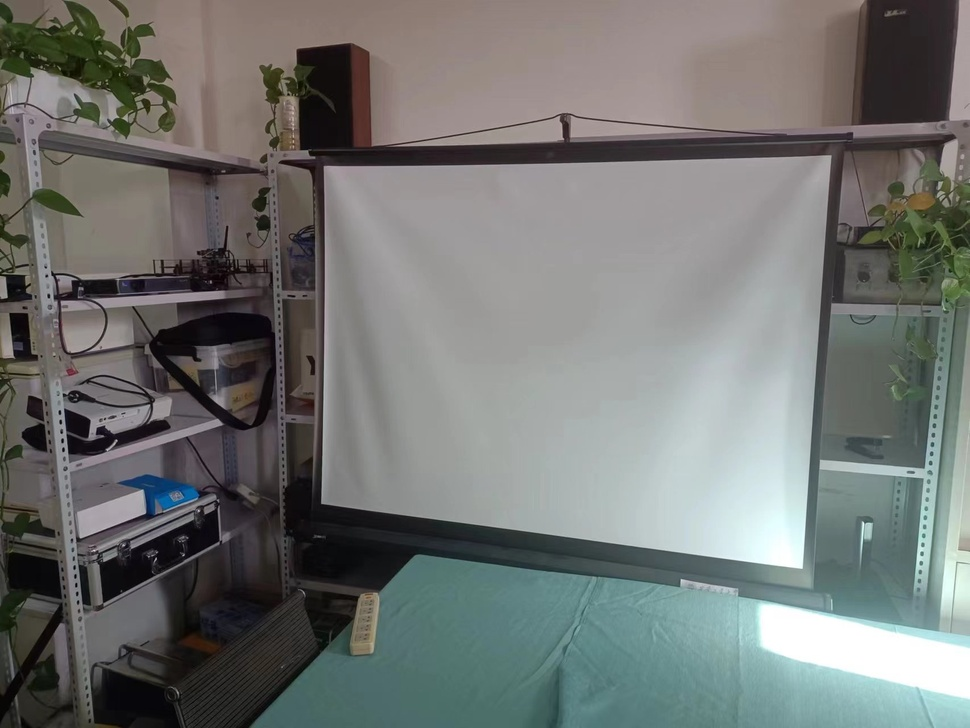
#> input picture 2.jpg, 970 x 728 px, shrunk from 1706 x 1280 before the run
$ python croping4.py
#> lines starting #> are read from the running program, lines starting #| are printed output that depends on the picture; after the words box and inside, x2 and y2 are one past the last pixel; in counts of white or black regions, pixels touching at a corner belong together
import cv2
import numpy as np
from sklearn.cluster import KMeans

def dfs(image, visited, center, target_label, connected_pixels):
    stack = [(center[1], center[0])]

    while stack:
        row, col = stack.pop()

        if row < 0 or row >= image.shape[0] or col < 0 or col >= image.shape[1] or visited[row, col] or image[row, col] != target_label:
            continue

        visited[row, col] = True
        connected_pixels.append((col, row))

        # 添加相邻像素到堆栈
        stack.extend([(row - 1, col), (row + 1, col), (row, col - 1), (row, col + 1)])

# 读取图像
image = cv2.imread('2.jpg')
#> image is the input picture: shape (728, 970, 3); mean B, G, R 115, 117.4, 114.5

# 将图像转换为RGB格式
image_rgb = cv2.cvtColor(image, cv2.COLOR_BGR2RGB)

# 将图像转换为一维数组，使用颜色值标准化到 [0, 1] 范围
pixels = image_rgb.reshape((-1, 3)).astype(np.float32) / 255.0

# 使用K均值聚类将像素分为5类
kmeans = KMeans(n_clusters=5)
kmeans.fit(pixels)

# 获取聚类的标签
labels = kmeans.labels_

# 将标签数组的形状调整为图像数组的形状
labels_reshaped = labels.reshape(image_rgb.shape[:2])

# 打印图像中心坐标和所属类别
image_center = (image_rgb.shape[1] // 2, image_rgb.shape[0] // 2)
#> image_center = (485, 364)
center_label = labels_reshaped[image_center[1], image_center[0]]
#> center_label = 0

print("Center Coordinates:", image_center)
#| Center Coordinates: (485, 364)
print("Class Label at Center:", center_label)
#| Class Label at Center: 0

# 找到中心坐标附近同一类像素构成的封闭区间
visited_pixels = np.zeros_like(labels_reshaped, dtype=bool)
connected_pixels = []
dfs(labels_reshaped, visited_pixels, image_center, center_label, connected_pixels)
#> after the loop in dfs, `while stack:`:
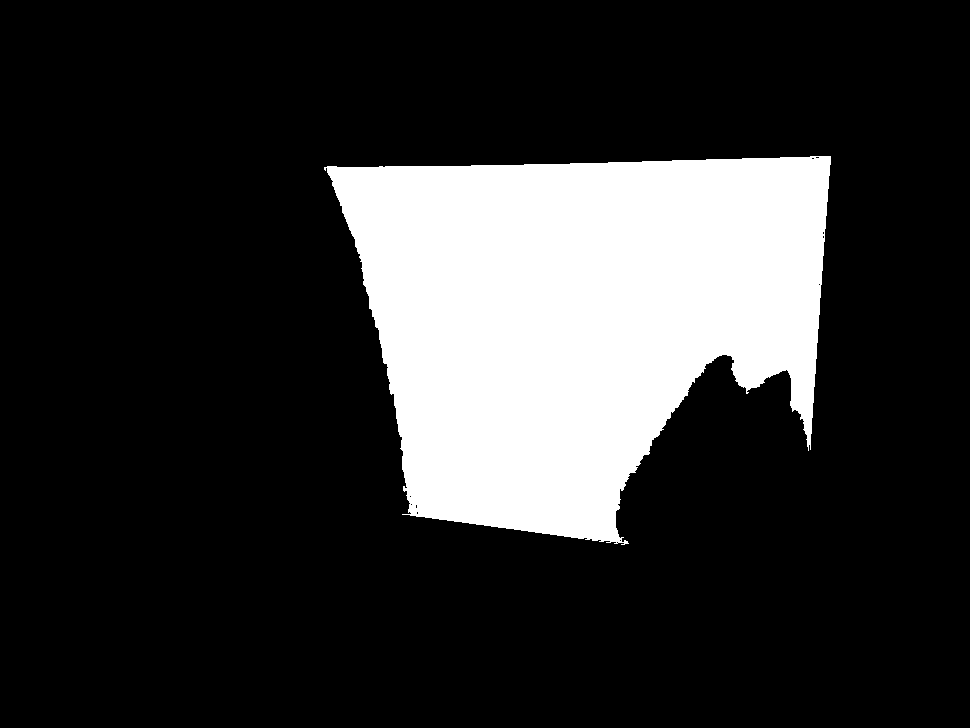
#> visited: shape (728, 970) bool; 19.5% white; 1 white region, box (x1, y1, x2, y2) and area: (324, 156, 831, 545) 137926
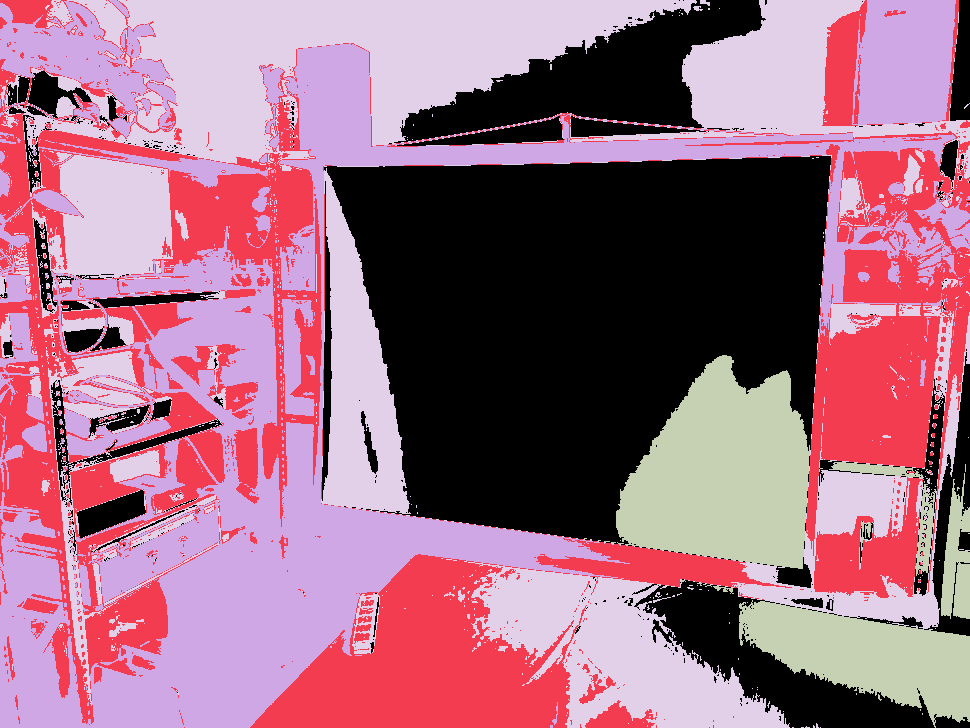
#> labels_reshaped: shape (728, 970) int32; 5 distinct labels, from 0 to 4; one colour per label, 0 black

# 根据聚类标签重新构建图像
segmented_image = np.zeros_like(image_rgb)
for i in range(5):
    mask = labels_reshaped == i
    if i == center_label:
        # 标红中心坐标附近同一类像素构成的封闭区间
        segmented_image[mask] = [255, 0, 0]  # 红色
    else:
        segmented_image[mask] = image_rgb[mask]
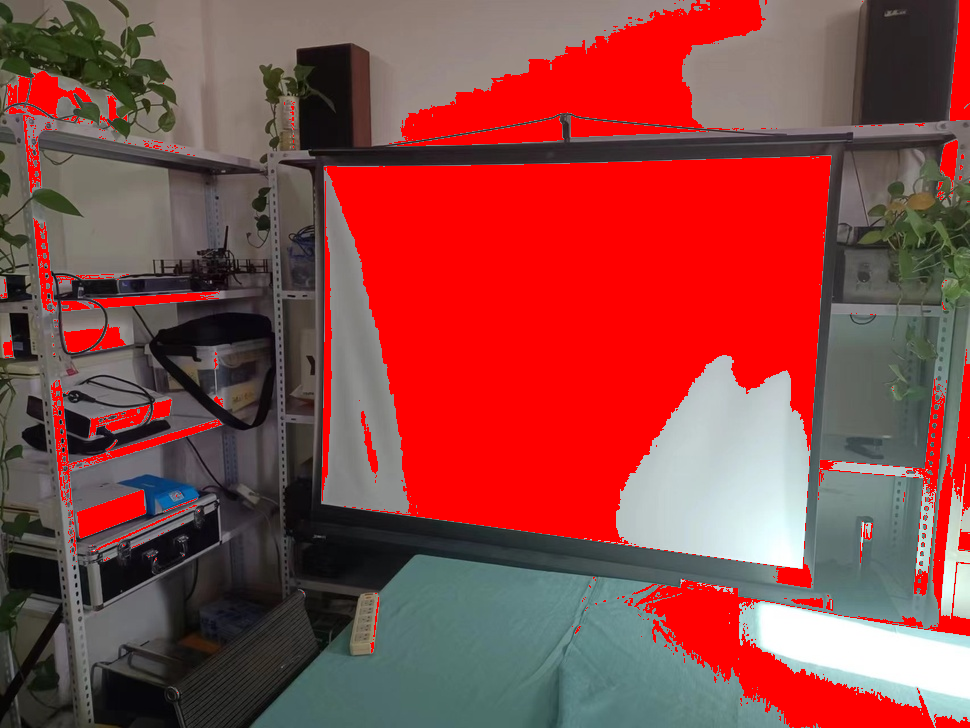
#> segmented_image: shape (728, 970, 3); mean R, G, B 141.8, 71.9, 69.6

# 在原图上用红线框出裁剪区域
bounding_poly = cv2.convexHull(np.array(connected_pixels))
cv2.polylines(image_rgb, [bounding_poly], True, (255, 0, 0), 2)
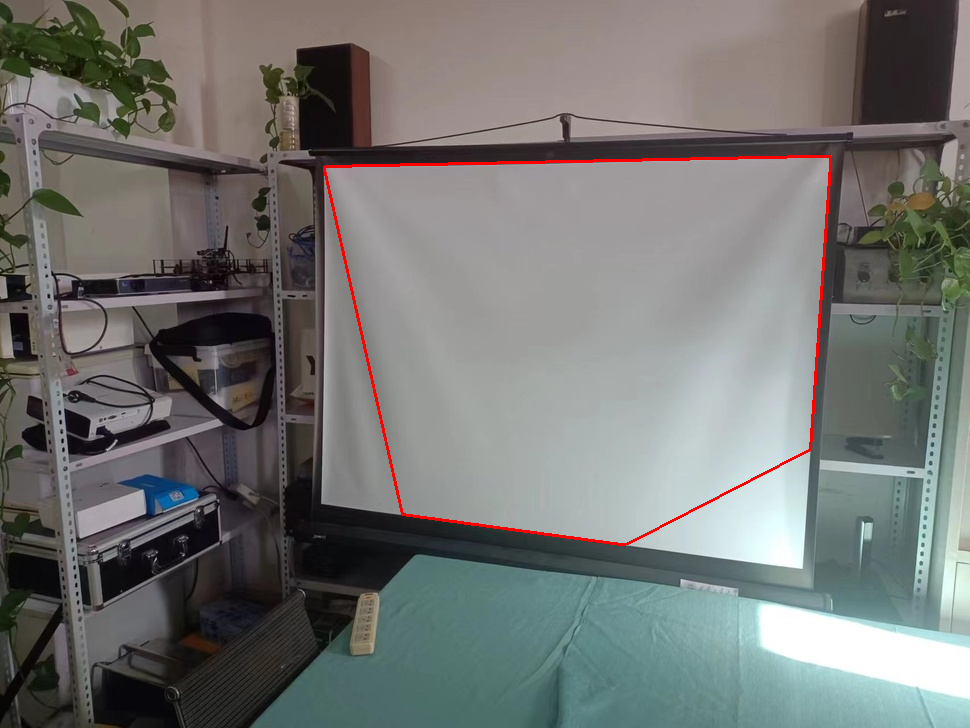
#> image_rgb: shape (728, 970, 3); mean R, G, B 115.4, 116.6, 114.2

# 显示原始图像、标注后的图像和中心附近封闭区间
cv2.imshow('Original Image', cv2.cvtColor(image, cv2.COLOR_BGR2RGB))
cv2.imshow('Segmented Image', segmented_image)
cv2.imshow('Connected Pixels', visited_pixels.astype(np.uint8) * 255)
cv2.imshow('Original Image with Red Box', cv2.cvtColor(image_rgb, cv2.COLOR_RGB2BGR))
cv2.waitKey(0)

# 保存标注后的图像
cv2.imwrite('segmented_image_with_center.jpg', cv2.cvtColor(segmented_image, cv2.COLOR_RGB2BGR))

# 保存Connected Pixels图像
cv2.imwrite('connected_pixels.jpg', visited_pixels.astype(np.uint8) * 255)

# 裁剪中心区域并保存
box = cv2.boxPoints(cv2.minAreaRect(np.array(connected_pixels)))
box = box.astype(np.float32)
transform_matrix = cv2.getPerspectiveTransform(box, np.array([[0, 0], [100, 0], [100, 100], [0, 100]], dtype=np.float32))
crop_image = cv2.warpPerspective(image_rgb, transform_matrix, (100, 100))
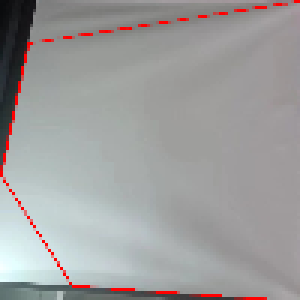
#> crop_image: shape (100, 100, 3) (shown 3 times larger); mean R, G, B 158.7, 157.8, 157.6
cv2.imwrite('cropped_center_region.jpg', cv2.cvtColor(crop_image, cv2.COLOR_RGB2BGR))

# 保存带有红线框的原图
cv2.imwrite('original_image_with_red_box.jpg', cv2.cvtColor(image_rgb, cv2.COLOR_RGB2BGR))

cv2.destroyAllWindows()
